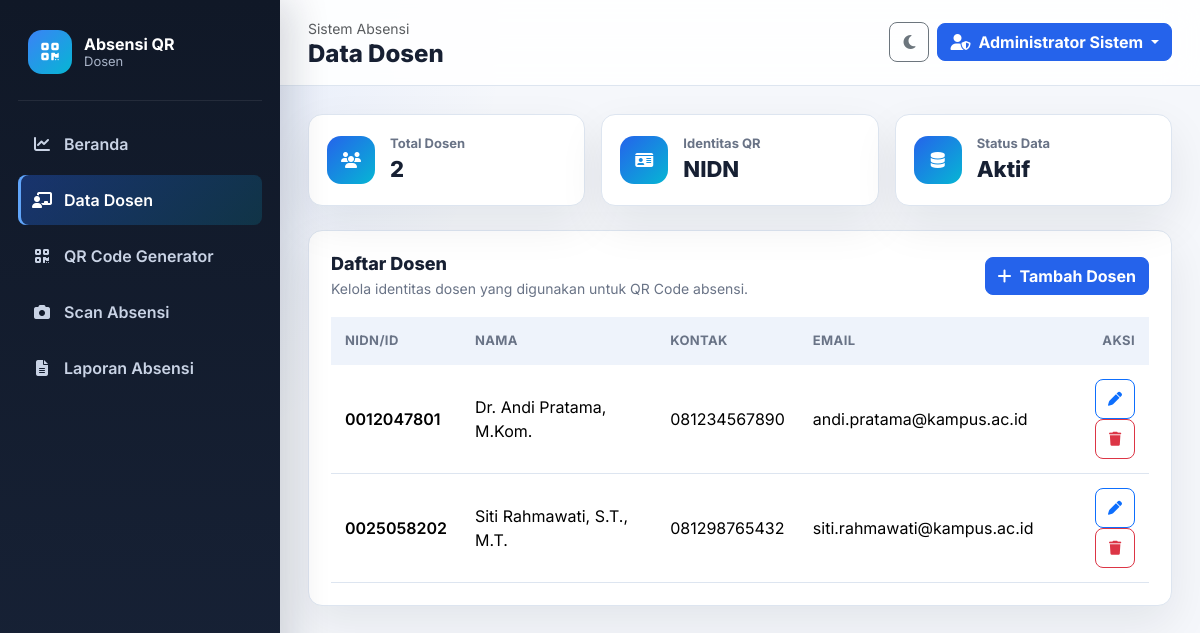
/dosen.php (signed in), run on the app's committed database.
### tables this page shows
CREATE TABLE IF NOT EXISTS dosen (
    id INT AUTO_INCREMENT PRIMARY KEY,
    nidn VARCHAR(20) NOT NULL UNIQUE,
    nama VARCHAR(150) NOT NULL,
    kontak VARCHAR(20) NOT NULL,
    email VARCHAR(100) NOT NULL,
    created_at TIMESTAMP DEFAULT CURRENT_TIMESTAMP
);

### dosen.php (the view, shortened to what this page needs)
<?php
require_once 'config.php';
$pageTitle = 'Data Dosen';
$activePage = 'dosen';
$dosen = $pdo->query("SELECT * FROM dosen ORDER BY nama ASC")->fetchAll();
$totalDosen = count($dosen);
include 'includes/header.php';
?>
<div class="row g-3 mb-4">
    <div class="col-md-4">
        <div class="mini-metric">
            <i class="fas fa-users"></i>
            <div><span>Total Dosen</span><strong><?= $totalDosen ?></strong></div>
        </div>
    </div>
    <div class="col-md-4">
        <div class="mini-metric">
            <i class="fas fa-id-card"></i>
            <div><span>Identitas QR</span><strong>NIDN</strong></div>
        </div>
    </div>
    <div class="col-md-4">
        <div class="mini-metric">
            <i class="fas fa-database"></i>
            <div><span>Status Data</span><strong>Aktif</strong></div>
        </div>
    </div>
</div>
<div class="panel">
    <div class="panel-header">
        <div>
            <h2>Daftar Dosen</h2>
            <p class="panel-subtitle">Kelola identitas dosen yang digunakan untuk QR Code absensi.</p>
        </div>
        <button class="btn btn-primary" data-bs-toggle="modal" data-bs-target="#dosenModal" onclick="openCreateModal()">
            <i class="fas fa-plus me-2"></i>Tambah Dosen
        </button>
    </div>
    <div class="table-responsive">
        <table class="table table-hover align-middle mb-0">
            <thead>
                <tr>
                    <th>NIDN/ID</th>
                    <th>Nama</th>
                    <th>Kontak</th>
                    <th>Email</th>
                    <th class="text-end">Aksi</th>
                </tr>
            </thead>
            <tbody>
                <?php foreach ($dosen as $row): ?>
                    <tr>
                        <td class="fw-semibold"><?= htmlspecialchars($row['nidn']) ?></td>
                        <td><?= htmlspecialchars($row['nama']) ?></td>
                        <td><?= htmlspecialchars($row['kontak']) ?></td>
                        <td><?= htmlspecialchars($row['email']) ?></td>
                        <td class="text-end">
                            <button class="btn btn-sm btn-outline-primary btn-icon" title="Edit"
                                onclick='openEditModal(<?= json_encode($row, JSON_HEX_TAG | JSON_HEX_APOS | JSON_HEX_QUOT | JSON_HEX_AMP) ?>)'>
                                <i class="fas fa-pen"></i>
                            </button>
                            <form method="POST" class="d-inline" onsubmit="return confirm('Hapus data dosen ini? Absensi terkait ikut terhapus.');">
                                <button class="btn btn-sm btn-outline-danger btn-icon" title="Hapus"><i class="fas fa-trash"></i></button>
                            </form>
                        </td>
                    </tr>
                <?php endforeach; ?>
            </tbody>
        </table>
    </div>
</div>
<?php include 'includes/footer.php'; ?>

### header.php (shortened to what this page needs)
<?php
$pageTitle = $pageTitle ?? 'Dashboard';
$activePage = $activePage ?? '';
?>
<!DOCTYPE html>
<html lang="id">
<head>
    <link href="https://cdn.jsdelivr.net/npm/bootstrap@5.3.3/dist/css/bootstrap.min.css" rel="stylesheet">
    <link rel="stylesheet" href="https://cdnjs.cloudflare.com/ajax/libs/font-awesome/6.5.2/css/all.min.css">
    <link rel="stylesheet" href="assets/css/style.css">
</head>
<body>
<div class="app-shell">
    <?php include __DIR__ . '/sidebar.php'; ?>
    <main class="content-area">
        <nav class="top-navbar">
            <div>
                <span class="text-muted small">Sistem Absensi</span>
                <h1 class="page-heading mb-0"><?= htmlspecialchars($pageTitle) ?></h1>
            </div>
            <div class="d-flex align-items-center gap-2">
                <button class="btn btn-outline-secondary btn-icon" id="themeToggle" type="button" title="Mode gelap/terang">
                    <i class="fas fa-moon"></i>
                </button>
                <div class="dropdown">
                    <button class="btn btn-primary dropdown-toggle" type="button" data-bs-toggle="dropdown">
                        <i class="fas fa-user-shield me-2"></i><?= htmlspecialchars($_SESSION['admin_name'] ?? 'Admin') ?>
                    </button>
                </div>
            </div>
        </nav>
        <section class="main-content">

### sidebar.php (shortened to what this page needs)
<aside class="sidebar" id="sidebar">
    <div class="sidebar-brand">
        <div class="brand-icon"><i class="fas fa-qrcode"></i></div>
        <div>
            <strong>Absensi QR</strong>
            <span>Dosen</span>
        </div>
    </div>
    <ul class="sidebar-menu">
        <li><a class="<?= $activePage === 'dashboard' ? 'active' : '' ?>" href="index.php"><i class="fas fa-chart-line"></i><span>Beranda</span></a></li>
        <li><a class="<?= $activePage === 'dosen' ? 'active' : '' ?>" href="dosen.php"><i class="fas fa-chalkboard-user"></i><span>Data Dosen</span></a></li>
        <li><a class="<?= $activePage === 'qrcode' ? 'active' : '' ?>" href="qrcode.php"><i class="fas fa-qrcode"></i><span>QR Code Generator</span></a></li>
        <li><a class="<?= $activePage === 'scan' ? 'active' : '' ?>" href="scan.php"><i class="fas fa-camera"></i><span>Scan Absensi</span></a></li>
        <li><a class="<?= $activePage === 'laporan' ? 'active' : '' ?>" href="laporan.php"><i class="fas fa-file-lines"></i><span>Laporan Absensi</span></a></li>
    </ul>
</aside>

### footer.php (shortened to what this page needs)
        </section>
    </main>
</div>
</body>
</html>

### style.css (style rules this page uses)
:root { --bg: #f5f7fb; --surface: #ffffff; --surface-soft: #eef3fb; --text: #172033; --muted: #697386; --border: #dde5f0; --primary: #2563eb; --primary-dark: #1d4ed8; --success: #16a34a; --warning: #d97706; --danger: #dc2626; --sidebar: #101827; --sidebar-soft: #182338; --shadow: 0 18px 45px rgba(15, 23, 42, 0.08); --shadow-strong: 0 24px 70px rgba(15, 23, 42, 0.16); --radius: 8px; --font-family: 'Inter', Arial, sans-serif; }
* { box-sizing: border-box; }
body { font-family: var(--font-family); background: radial-gradient(circle at top left, rgba(37, 99, 235, 0.12), transparent 32rem), var(--bg); color: var(--text); min-height: 100vh; }
.app-shell { display: flex; min-height: 100vh; }
.sidebar { position: fixed; inset: 0 auto 0 0; width: 280px; background: linear-gradient(180deg, var(--sidebar), var(--sidebar-soft)); color: #fff; z-index: 1040; padding: 18px; box-shadow: 12px 0 36px rgba(15, 23, 42, 0.16); transition: transform 0.25s ease; }
.sidebar-brand { display: flex; align-items: center; gap: 12px; padding: 12px 10px 26px; border-bottom: 1px solid rgba(255, 255, 255, 0.08); margin-bottom: 18px; }
.brand-icon { width: 44px; height: 44px; display: grid; place-items: center; border-radius: 14px; background: linear-gradient(135deg, #3b82f6, #06b6d4); font-size: 20px; }
.sidebar-brand strong, .sidebar-brand span { display: block; line-height: 1.2; }
.sidebar-brand span { color: #a8b3c7; font-size: 13px; }
.sidebar-menu { list-style: none; margin: 0; padding: 0; }
.sidebar-menu a { display: flex; align-items: center; gap: 12px; padding: 13px 14px; margin-bottom: 6px; border-radius: var(--radius); color: #c9d3e5; text-decoration: none; font-weight: 600; transition: 0.2s ease; }
.sidebar-menu a:hover, .sidebar-menu a.active { background: linear-gradient(135deg, rgba(37, 99, 235, 0.35), rgba(6, 182, 212, 0.16)); color: #fff; box-shadow: inset 3px 0 0 #60a5fa; }
.sidebar-menu i { width: 20px; text-align: center; }
.content-area { flex: 1; margin-left: 280px; min-width: 0; }
.top-navbar { position: sticky; top: 0; z-index: 900; min-height: 78px; display: flex; align-items: center; justify-content: space-between; gap: 16px; padding: 16px 28px; background: color-mix(in srgb, var(--surface) 88%, transparent); border-bottom: 1px solid var(--border); backdrop-filter: blur(16px); }
.page-heading { font-size: 24px; font-weight: 800; letter-spacing: 0; color: var(--text); }
.main-content { padding: 28px; }
.panel { background: var(--surface); border: 1px solid var(--border); border-radius: 14px; box-shadow: var(--shadow); padding: 22px; }
.panel-header { display: flex; align-items: center; justify-content: space-between; gap: 16px; margin-bottom: 18px; }
.panel-header h2 { font-size: 18px; font-weight: 800; margin: 0; }
.panel-subtitle { margin: 4px 0 0; color: var(--muted); font-size: 14px; }
.mini-metric { min-height: 92px; display: flex; align-items: center; gap: 15px; padding: 18px; background: var(--surface); border: 1px solid var(--border); border-radius: 14px; box-shadow: var(--shadow); }
.mini-metric i { width: 48px; height: 48px; display: grid; place-items: center; flex: 0 0 auto; color: #fff; border-radius: 14px; background: linear-gradient(135deg, #2563eb, #06b6d4); }
.mini-metric span { display: block; color: var(--muted); font-size: 13px; font-weight: 700; }
.mini-metric strong { display: block; color: var(--text); font-size: 22px; font-weight: 800; }
.table { color: var(--text); }
.table thead th { color: var(--muted); background: var(--surface-soft); border-bottom: 0; font-size: 13px; text-transform: uppercase; letter-spacing: 0.03em; }
.table td, .table th { border-color: var(--border); padding: 14px; }
.btn { border-radius: var(--radius); font-weight: 700; }
.btn-primary { background: var(--primary); border-color: var(--primary); }
.btn-icon { width: 40px; height: 40px; display: inline-grid; place-items: center; padding: 0; }

### data on the page
dosen: nidn "0012047801", nama "Dr. Andi Pratama, M.Kom.", kontak "081234567890", email "andi.pratama@kampus.ac.id"
dosen: nidn "0025058202", nama "Siti Rahmawati, S.T., M.T.", kontak "081298765432", email "siti.rahmawati@kampus.ac.id"

### other printed values
$pageTitle "Data Dosen"
$_SESSION['admin_name'] "Administrator Sistem"
$totalDosen "2"
